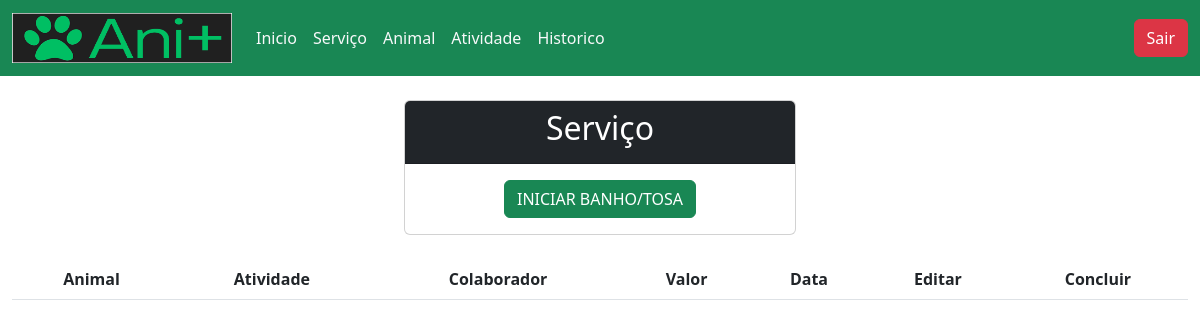
Page /servico/tabServico.php (signed in) on the earlier database version.
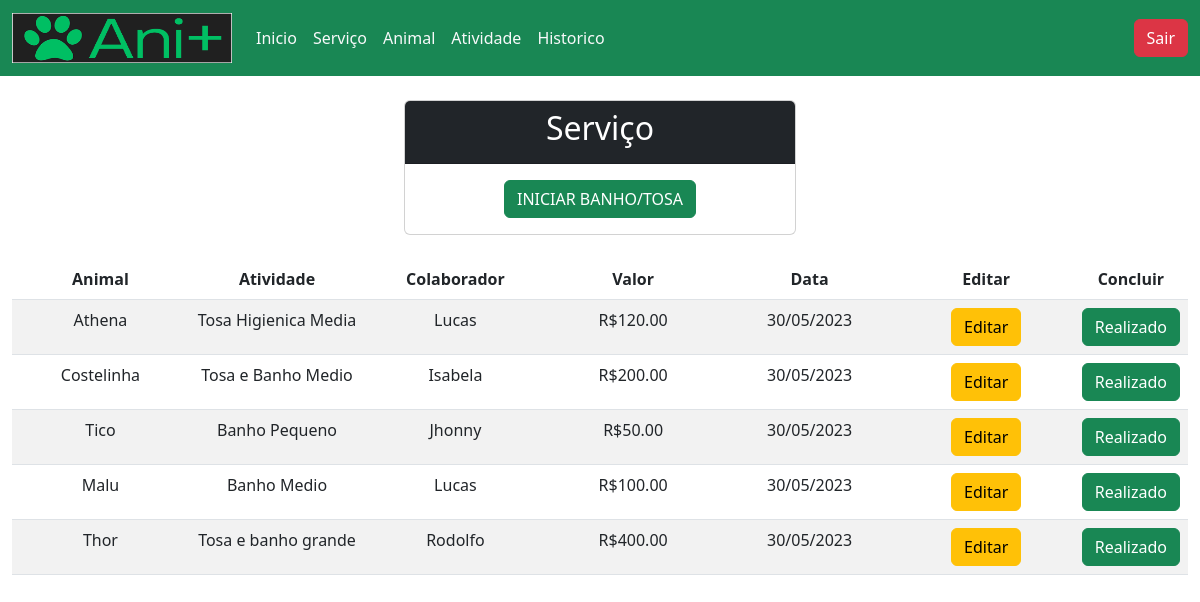
Same page on the later database version.
### tables this page shows
CREATE TABLE `animal` (
  `IdAnimal` int(11) NOT NULL,
  `NomeAnimal` varchar(50) NOT NULL,
  `NomeDono` varchar(80) NOT NULL,
  `Telefone` varchar(20) NOT NULL,
  `Raca` varchar(30) NOT NULL,
  `Tamanho` varchar(20) NOT NULL,
  `Cor` varchar(20) NOT NULL,
  `Observacao` varchar(80) NOT NULL
);

CREATE TABLE `atividade` (
  `IdAtividade` int(11) NOT NULL,
  `NomeAtividade` varchar(30) NOT NULL,
  `Valor` decimal(15,2) NOT NULL
);

CREATE TABLE `fazer` (
  `IdFazer` int(11) NOT NULL,
  `IdAnimal` int(11) NOT NULL,
  `IdAtividade` int(11) NOT NULL,
  `Colaborador` varchar(80) NOT NULL,
  `Valor` decimal(10,2) NOT NULL,
  `DataAtividade` varchar(30) NOT NULL,
  `Horario` varchar(15) DEFAULT NULL,
  `Realizado` tinyint(1) NOT NULL
);

### servico/tabServico.php (the view, shortened to what this page needs)
<?php
	include "../ucabecalho/uCabecalho.php";
	include "../conexao/conexao.php";
	$query = "select IdFazer ,IdAnimal,IdAtividade,Colaborador,Valor,DataAtividade,Horario,Realizado from fazer order by DataAtividade asc";
	$resultado = mysqli_query($conexao, $query);
	?>
	<div class="card mt-4 mb-4 mx-auto col-4 text-center">
		<div class="card-header bg-dark text-white"><h2>Serviço</h2></div>
		<div class="card-body">
			<div class="row">
				<div>
					<a href="./formCadServico.php" class="btn btn-success">INICIAR BANHO/TOSA</a>
				</div>
			</div>
		</div>
	</div>
	<table class="table table-hover table-striped">
		<thead class="text-center">
			<tr>
				<th>Animal</th>
				<th>Atividade</th>
				<th>Colaborador</th>
				<th>Valor</th>
				<th>Data</th>
				<th>Editar</th>
				<th>Concluir</th>
			</tr>
		</thead>
		<tbody class="text-center">
			<?php
			while ($linha = mysqli_fetch_array($resultado)) {
				if($linha["Realizado"]==0){
			?>
				<tr>
					<td class="col-2">
						<?php
							$qa = "Select IdAnimal,NomeAnimal from animal";
							$ra = mysqli_query($conexao, $qa);
							while($la = mysqli_fetch_array($ra)){
								if($linha['IdAnimal']==$la['IdAnimal']) echo $la['NomeAnimal'];
							}
						?>
					</td>
					<td class="col-2">
						<?php
						$qat = "Select IdAtividade, NomeAtividade from atividade";
						$rat = mysqli_query($conexao, $qat);
						while($lat = mysqli_fetch_array($rat)){
							if($linha['IdAtividade']==$lat['IdAtividade']) echo $lat['NomeAtividade'];
						}
						?>
					</td>
					<td class="col-2"><?php echo $linha["Colaborador"]; ?></td>
					<td class="col-2">R$<?php echo $linha["Valor"]; ?></td>
					<td class="col-2"><?php echo $linha["DataAtividade"]; ?></td>
					<td class="col-2"><a class="btn btn-warning" href="./editServico.php?id=<?php echo $linha["IdFazer"];?>">Editar</a></td>
					<td class="col-2">
						<a class="btn btn-success" href="./concluirSvc.php?id=<?php echo $linha["IdFazer"];?>">Realizado</a>
					</td>
				</tr>
			<?php
			}}
			?>
		</tbody>
	</table>
<?php
 include "../urodape/uRodape.php";
 ?>

Differences in the rows shown:
added fazer: Colaborador "Lucas", Valor "120.00", DataAtividade "30/05/2023"
added animal: NomeAnimal "Athena", shown under "Lucas"
now on this page (row unchanged): atividade: NomeAtividade "Tosa Higienica Media", shown under "Lucas"
added fazer: Colaborador "Isabela", Valor "200.00", DataAtividade "30/05/2023"
added animal: NomeAnimal "Costelinha", shown under "Isabela"
now on this page (row unchanged): atividade: NomeAtividade "Tosa e Banho Medio", shown under "Isabela"
added fazer: Colaborador "Jhonny", Valor "50.00", DataAtividade "30/05/2023"
added animal: NomeAnimal "Tico", shown under "Jhonny"
now on this page (row unchanged): atividade: NomeAtividade "Banho Pequeno", shown under "Jhonny"
added fazer: Colaborador "Lucas", Valor "100.00", DataAtividade "30/05/2023"
now on this page (row unchanged): animal: NomeAnimal "Malu", shown under "Lucas"
now on this page (row unchanged): atividade: NomeAtividade "Banho Medio", shown under "Lucas"
added fazer: Colaborador "Rodolfo", Valor "400.00", DataAtividade "30/05/2023"
added animal: NomeAnimal "Thor", shown under "Rodolfo"
now on this page (row unchanged): atividade: NomeAtividade "Tosa e banho grande", shown under "Rodolfo"
